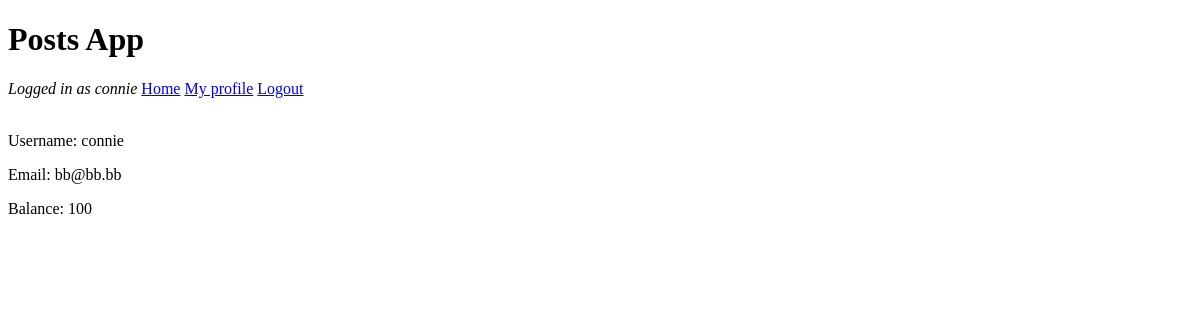
Page /posts/user/7/ on the earlier database version.
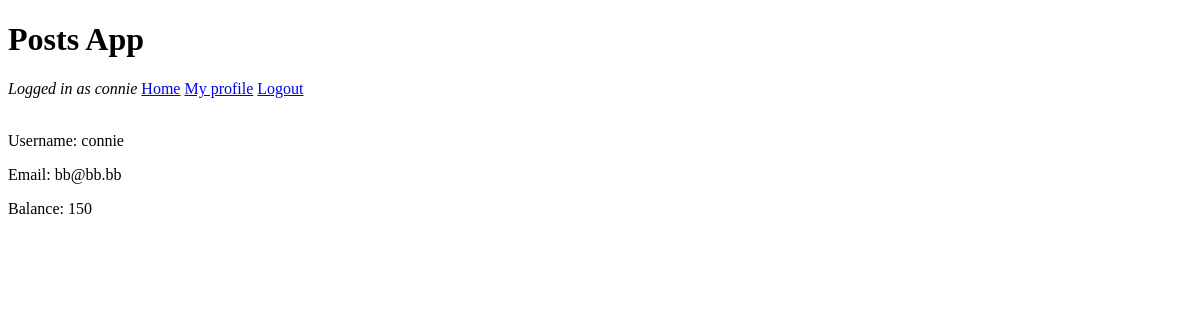
Same page on the later database version.
### posts/models.py (models this page shows)
class Account(models.Model):
    user = models.OneToOneField(User, on_delete=models.CASCADE)
    points = models.IntegerField(default=100)

### posts/views.py (the view)
# urls.py: path('user/<int:user_id>/', views.profile, name='profile'),
def profile(request, user_id):
    user = User.objects.filter(id=user_id)[0]
    account = Account.objects.filter(user_id=user_id)[0]
    return render(request, 'posts/profile.html', {'user': user, 'account': account})

### posts/templates/posts/profile.html
{% extends 'posts/base.html' %}
{% block content %}
{% if user %}
    <p>Username: {{ user.username }}</p>
    <p>Email: {{ user.email }}</p>
    {% if account %}
        <p>Balance: {{ account.points }}</p>
    {% endif %}
{% else %}
    <p>Invalid/Inexistant profile.</p>
{% endif %}
{% endblock %}

### posts/templates/posts/base.html (shortened to what this page needs)
<!DOCTYPE html>
<html>
<body>
  <header>
    <h1>Posts App</h1>
    {% if user.is_authenticated %}
      <i>Logged in as {{ user.username }}</i>
      <a href="/posts/">Home</a>
      <a href="/posts/user/{{ user.id }}/">My profile</a>
      <a href="{% url 'logout' %}">Logout</a>
    {% else %}
      <a href="{% url 'login' %}">Login</a>
      <a href="{% url 'register' %}">Register</a>
    {% endif %}
  </header>
  <br>
  <main>
    {% block content %}
    {% endblock %}
  </main>
  <br>
</body>
</html>

Differences in the rows shown:
changed Account: points "100" → "150"
